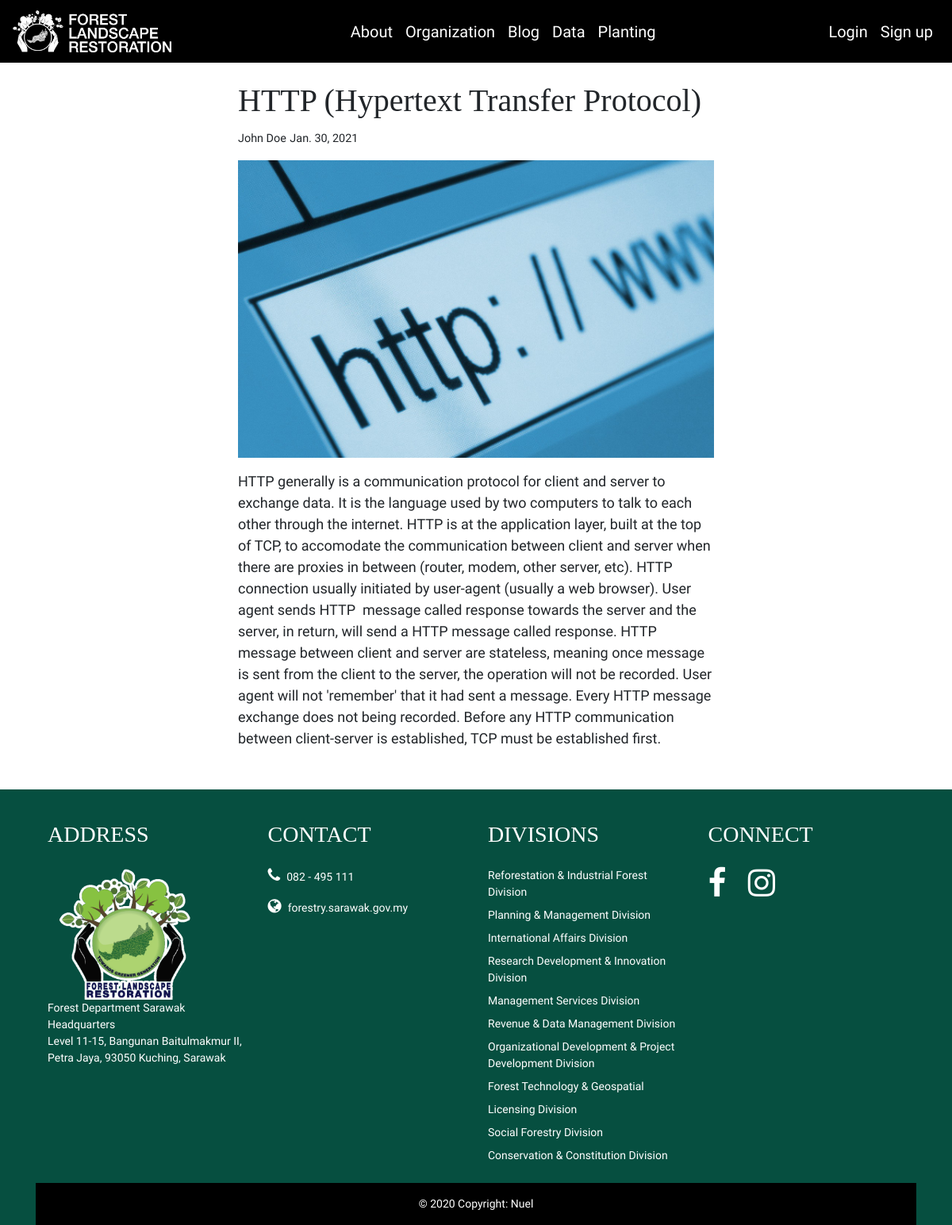
The app's page /blog/http-hypertext-transfer-protocol with its own data.
### blog/models.py (models this page shows, shortened)
class Post(models.Model):
	author = models.ForeignKey(User, on_delete=models.CASCADE, null=True)
	title = models.CharField('Post title' ,max_length=250)
	date_written = models.DateTimeField(auto_now_add=True)
	slug = models.SlugField(max_length=250, unique=True, null=True, blank=True)
	thumbnail_img = models.ImageField('Thumbnail', null=True, blank=True, upload_to='thumbnail/')
	post_snippet = models.TextField('Post snippet', max_length=250, null=True)
	content = RichTextUploadingField(blank=True)

### blog/views.py (the view)
# urls.py: path('<slug:slug>', PostDetailView.as_view(), name='post_detail'),
class PostDetailView(DetailView):
	model = Post
	template_name = 'blog/post_detail.html'

### blog/templates/blog/post_detail.html (shortened to what this page needs)
{% extends 'base.html' %}
{% block content %}
	<div class="custom-div text-content mt-4 mb-4">
		<h1>{{ post.title }}</h1>
		<small>{{ post.author.first_name }} {{ post.author.last_name }}</small>
		<small>{{ post.date_written.date }}</small>
		<p>{{ post.content | safe }}</p>
	</div>
{% endblock %}

### flrweb/templates/base.html (shortened to what this page needs)
{% load static %}
<!DOCTYPE html>
<html lang="en">
<head>
	<link rel="stylesheet" href="https://stackpath.bootstrapcdn.com/bootstrap/4.4.1/css/bootstrap.min.css">
	<link rel="stylesheet" href="https://cdnjs.cloudflare.com/ajax/libs/font-awesome/4.7.0/css/font-awesome.min.css">
	<link rel="stylesheet" type="text/css" href="{% static 'css/main.css' %}">
</head>
<body>
	<nav class="navbar navbar-expand-lg navbar-custom">
		<a class="navbar-brand" id="navbar-name" href="{% url 'home' %}">
			<img class="navbar-logo-img" src="{% static 'img/flr_logo_white.png' %}">
		</a>
		<div class="collapse navbar-collapse" id="navbarNav">
			<ul class="navbar-nav ml-auto">
				<li class="nav-item">
					<a class="nav-link" href="{% url 'about' %}">About</a>
				</li>
				<li class="nav-item">
					<a class="nav-link" href="#">Organization</a>
				</li>
				<li>
					<a class="nav-link" href="{% url 'post_index' %}">Blog</a>
				</li>
				<li>
					<a class="nav-link" href="{% url 'seedling_overview' %}">Data</a>
				</li>
				<li>
					<a class="nav-link" href="#">Planting</a>
				</li>
			</ul>
			<ul class="navbar-nav ml-auto">
				{% if user.is_authenticated %}
					<li class="nav-item">
						<a class="nav-link" href="{% url 'user_profile' %}">@{{ user.username }}</a>
					</li>
					<li class="nav-item">
						<a class="nav-link" href="{% url 'logout' %}">Logout</a>
					</li>
				{% else %}
					<li class="nav-item">
						<a class="nav-link" href="{% url 'login' %}">Login</a>
					</li>
					<li class="nav-item">
						<a class="nav-link" href="{% url 'signup' %}">Sign up</a>
					</li>
				{% endif %}
			</ul>
		</div>
	</nav>
	<div class="min-vh-100">
		{% block content %}{% endblock %}
		<br>
	</div>
	<footer class="page-footer font-small">
		<div class="container pt-4">
		  	<div class="container text-center text-md-left">
			    <div class="row">
				     <div class="col-md-3 mx-auto">
				        <h3 class="text-uppercase mt-3 mb-4">ADDRESS</h3>
				        <ul class="list-unstyled">
					        <img src="{% static 'img/flr_logo_day.png' %}" width="200">
					        <br>
					        <p>Forest Department Sarawak Headquarters<br>Level 11-15, Bangunan Baitulmakmur II, Petra Jaya, 93050 Kuching, Sarawak</p>
				        </ul>
				     </div>
				    <div class="col-md-3 mx-auto">
				        <h3 class="text-uppercase mt-3 mb-4">Contact</h3>
				        <ul class="list-unstyled">
							<p><i class="fa fa-phone pr-2"></i>082 - 495 111</p>
							<i class="fa fa-globe pr-2"></i><a class="list-unstyled" href="https://forestry.sarawak.gov.my/" target="_blank">forestry.sarawak.gov.my</a>
				        </ul>
				    </div>
				    <div class="col-md-3 mx-auto">
				        <h3 class="text-uppercase mt-3 mb-4">Divisions</h3>
				        <ul class="list-unstyled">
				        	<li class="pb-2">
				            	<a href="https://forestry.sarawak.gov.my/modules/web/pages.php?mod=staffcontact&sub=agency&site=15&staff_name=&loc=3520#" target="_blank">Reforestation & Industrial Forest Division</a>
				          	</li>
				          	<li class="pb-2">
				            	<a href="https://forestry.sarawak.gov.my/modules/web/pages.php?mod=staffcontact&sub=agency&site=15&staff_name=&loc=3521" target="_blank">Planning & Management Division</a>
				          	</li>
				          	<li class="pb-2">
				            	<a href="https://forestry.sarawak.gov.my/modules/web/pages.php?mod=staffcontact&sub=agency&site=15&staff_name=&loc=3523" target="_blank">International Affairs Division</a>
				          	</li>
				          	<li class="pb-2">
				            	<a href="https://forestry.sarawak.gov.my/modules/web/pages.php?mod=staffcontact&sub=agency&site=15&staff_name=&loc=3524" target="_blank">Research Development & Innovation Division</a>
				          	</li>
				          	<li class="pb-2">
				            	<a href="https://forestry.sarawak.gov.my/modules/web/pages.php?mod=staffcontact&sub=agency&site=15&staff_name=&loc=3524" target="_blank">Management Services Division</a>
				          	</li>
				          	<li class="pb-2">
				            	<a href="https://forestry.sarawak.gov.my/modules/web/pages.php?mod=staffcontact&sub=agency&site=15&staff_name=&loc=3529" target="_blank">Revenue & Data Management Division</a>
				          	</li>
				          	<li class="pb-2">
				            	<a href="https://forestry.sarawak.gov.my/modules/web/pages.php?mod=staffcontact&sub=agency&site=15&staff_name=&loc=3525" target="_blank">Organizational Development & Project Development Division</a>
				          	</li>
				          	<li class="pb-2">
				            	<a href="https://forestry.sarawak.gov.my/modules/web/pages.php?mod=staffcontact&sub=agency&site=15&staff_name=&loc=3539" target="_blank">Forest Technology & Geospatial</a>
				          	</li>
				          	<li class="pb-2">
				            	<a href="https://forestry.sarawak.gov.my/modules/web/pages.php?mod=staffcontact&sub=agency&site=15&staff_name=&loc=3534" target="_blank">Licensing Division</a>
				          	</li>
				          	<li class="pb-2">
				            	<a href="https://forestry.sarawak.gov.my/modules/web/pages.php?mod=staffcontact&sub=agency&site=15&staff_name=&loc=3535" target="_blank">Social Forestry Division</a>
				          	</li>
				          	<li class="pb-2">
				            	<a href="https://forestry.sarawak.gov.my/modules/web/pages.php?mod=staffcontact&sub=agency&site=15&staff_name=&loc=3538" target="_blank">Conservation & Constitution Division</a>
				          	</li>
				        </ul>
				    </div>
				    <div class="col-md-3 mx-auto">
					    <h3 class="text-uppercase mt-3 mb-4">CONNECT</h3>
					    <ul class=" list-unstyled">
					        <a class="fa fa-facebook pr-4" href="#"></a>
							<a class="fa fa-instagram" href="#"></a>
					    </ul>
				    </div>
			    </div>
		  	</div>
		  	<div class="footer-copyright text-center py-3">© 2020 Copyright: Nuel</div>
		</div>
	</footer>
</body>
</html>

### flrweb/static/css/main.css (style rules this page uses)
@media screen and (min-width: 600px) { .custom-div { margin: auto; width: 50%; } }
body { font-family: 'Work Sans', Sans-Serif; font-size: 18px; }
h1, h2, h3, h4, h5, h6 { font-family: 'Merriweather', Serif; }
nav { color: #fff; font-size: 20px; }
nav a { color: #fff; }
footer a { color: #fff; }
.text-content img { width: 100%; height: auto; display: block; }
.navbar-custom { background-color: #000; }
.navbar-logo-img { width: 200px; }
.page-footer { background-color: #064f40; color: #fff; font-size: 14px; }
.fa-phone { font-size: 20px; }
.fa-globe { font-size: 20px; }
.fa-facebook { font-size: 40px; }
.fa-instagram { font-size: 40px; }
.footer-copyright { background-color: #000; }

### records on screen
Post: title "HTTP (Hypertext Transfer Protocol)", author.first_name "John", author.last_name "Doe", date_written "Jan. 30, 2021", content (picture), content "HTTP generally is a communication protocol for client and server to exchange data. It is the language used by two computers to talk to each other through the internet. HTTP is at the application layer, built at the top of TCP, to accomodate the communication between client and server when there are proxies in between (router, modem, other server, etc). HTTP connection usually initiated by user-agent (usually a web browser). User agent sends HTTP message called response towards the server and the server, in return, will send a HTTP message called response. HTTP message between client and server are stateless, meaning once message is sent from the client to the server, the operation will not…"
